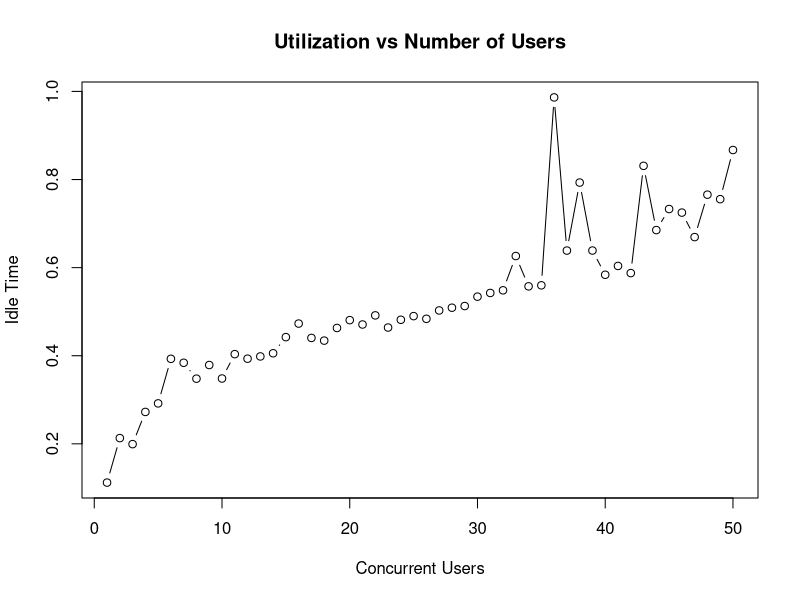
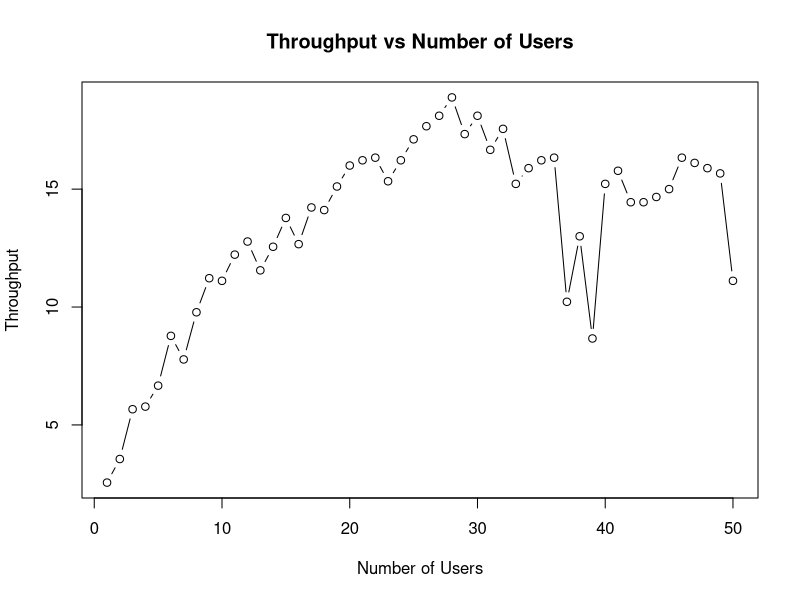
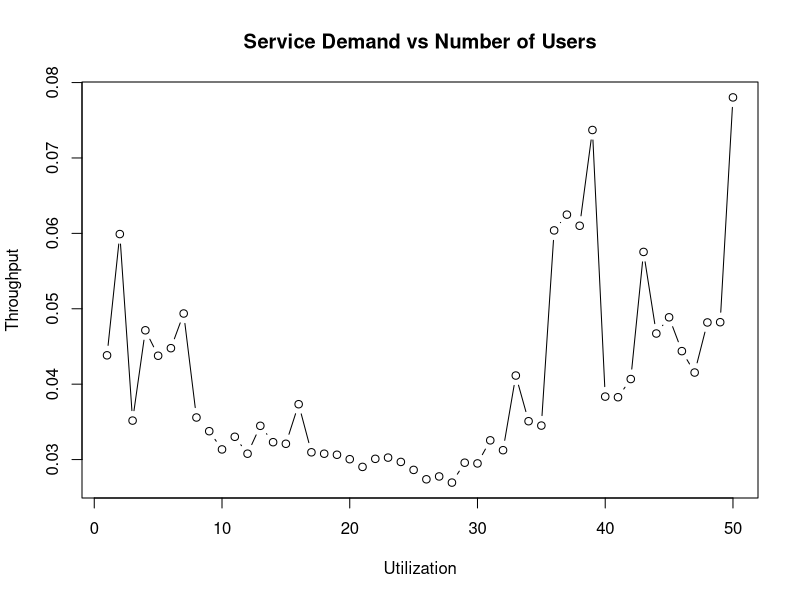
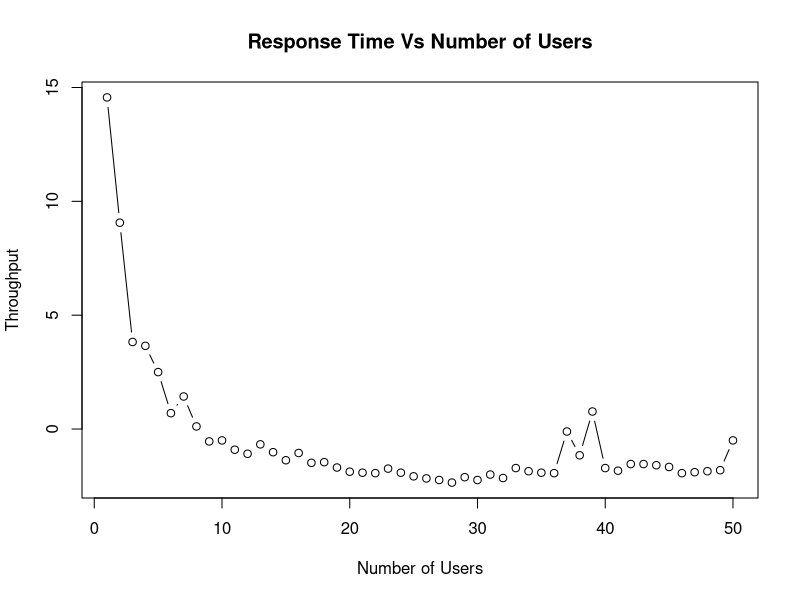

Reproduce these figures in R, in order.
# Script to calculate different functions relating to results.dat

	setwd("G:\\4th Year\\EAA\\CA2")
	perfdata <- read.table("results.dat", header=TRUE)

# calculating Utilization: Ui Vs N (No of Users)
# calculating the busy time by subtracting the idle time by the total possible busy time which is 100
	busy <- 100-perfdata$idle
	# Ui = Bi / T 
	# To calculate the utilization, divide total busy time by 100
	# Ensuring the margin is between 0 - 1
	ui <- busy/100


# plotting utilization graph
plot(ui, type="b" , xlab="Concurrent Users", ylab="Idle Time", main="Utilization vs Number of Users")

# calculating the throughput XO: XO vs N 
	
	# the amount of materials or items passed through a system or process
	# Xo = Completed operations / Time; taking 9s from mpstat function in runtest.ssh
	# output in transactions per second
	throughput <- perfdata$CO/9

# plotting throughput graph
plot(throughput, type="b", xlab="Number of Users", ylab="Throughput", main="Throughput vs Number of Users")
# calculating Service Demand DI: DI vs N

	 # DI = UI / XO
	 servicedemand <- ui / throughput

# plotting the service demand graph
plot(servicedemand, type="b" , xlab="Utilization", ylab="Throughput", main="Service Demand vs Number of Users")
# calculating the responsetime: R = N/XO - Z
# Number of Users and Z = Think Time
# 5s is the Think Time from Timeout function in runtest.ssh

	rtime <- 50/throughput - 5
	
# plotting the responsetime graph
plot(rtime, type="b", xlab="Number of Users", ylab="Throughput", main="Response Time Vs Number of Users")
